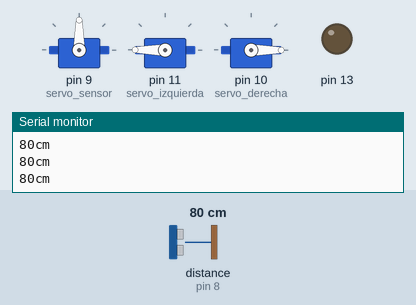
A sketch run on a simulated Arduino Uno, built with avr-gcc and run on an emulated ATmega328P. Shown: 3 × servo, output pins drawn as LEDs (lit = HIGH), the last lines printed to the serial monitor. Wiring (inferred from the names in the program): ultrasonic range finder: trigger pin 12; echo pin 8. The inputs (shaded band) are chosen by the test bench; at power-on: distance to the obstacle (sensor on pin 8) 80 cm. The echo pulse lasts 58.3 µs per cm; pins used as bus, display or sensor lines are not drawn.

Above: at 1.2 s.
1.3 s: distance to the obstacle (sensor on pin 8) set to 13 cm
4.3 s: distance to the obstacle (sensor on pin 8) set to 10 cm
At 4.72 s:
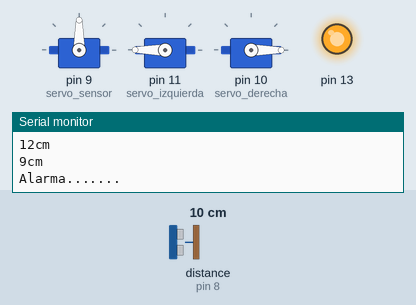
7.3 s: distance to the obstacle (sensor on pin 8) set to 18 cm
At 7.85 s:
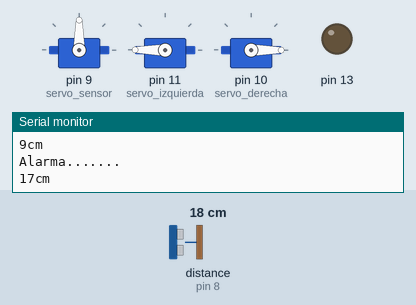
10.3 s: distance to the obstacle (sensor on pin 8) set to 2 cm
At 10.53 s:
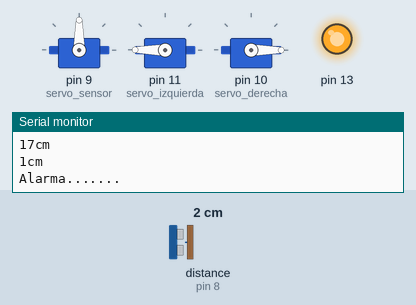
Timing chart, 0 to 14.3 s (numbered marks = the images above; inputs shaded):
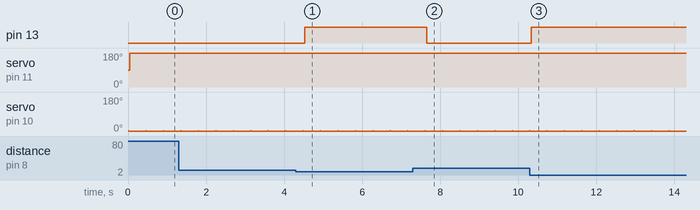

Measured:
- the behaviour switches between 12 and 11 cm on distance to the obstacle (sensor on pin 8) (found by bisection; images 0 and 1)
- after the input at 4.3 s, pin 13: LOW → HIGH after 0.23 s
- after the input at 7.3 s, pin 13: HIGH → LOW after 0.35 s
- after the input at 10.3 s, pin 13: LOW → HIGH at once
- by itself, servo on pin 10 (servo_derecha): alternates 1° for 0.02 s and 0° for 0.43 s

The sketch:

robot_r_mark0.9.ino
```cpp
#include <Servo.h>

#define Pecho 8
#define Ptrig 12
long duracion, distancia;

Servo servo_sensor;
Servo servo_izquierda;
Servo servo_derecha;

int pos = 0;

void setup() {
  Serial.begin (9600);
  pinMode(Pecho, INPUT);
  pinMode(Ptrig, OUTPUT);
  pinMode(13, 1);
  servo_sensor.attach(9);
  servo_izquierda.attach(11);//le asignamos un pin al servo(9)
  servo_derecha.attach(10);
  }

void loop() {
  for (pos = 1; pos >= 0; pos -= 1) {
    servo_derecha.write(pos);
    delay(15);
  }
  for (pos = 180; pos <= 180; pos += 1) {
    servo_izquierda.write(pos);
    delay(15);
  }
  servo_sensor.write(90);
  digitalWrite(Ptrig, LOW);
  delayMicroseconds(2);
  digitalWrite(Ptrig, HIGH);   // genera el pulso de triger por 10ms
  delayMicroseconds(10);
  digitalWrite(Ptrig, LOW);

  duracion = pulseIn(Pecho, HIGH);
  distancia = (duracion/2) / 29;            // calcula la distancia en centimetros

  if (distancia >= 500 || distancia <= 0){  // si la distancia es mayor a 500cm o menor a 0cm
    Serial.println("---");                  // no mide nada
  }
  else {
    Serial.print(distancia);           // envia el valor de la distancia por el puerto serial
    Serial.println("cm");              // le coloca a la distancia los centimetros "cm"
    digitalWrite(13, 0);               // en bajo el pin 13
  }

   if (distancia <= 10 && distancia >= 1){
    digitalWrite(13, 1);                     // en alto el pin 13 si la distancia es menor a 10cm
    Serial.println("Alarma.......");         // envia la palabra Alarma por el puerto serial
  }
  delay(400);                                // espera 400ms para que se logre ver la distancia en la consola
}
```
